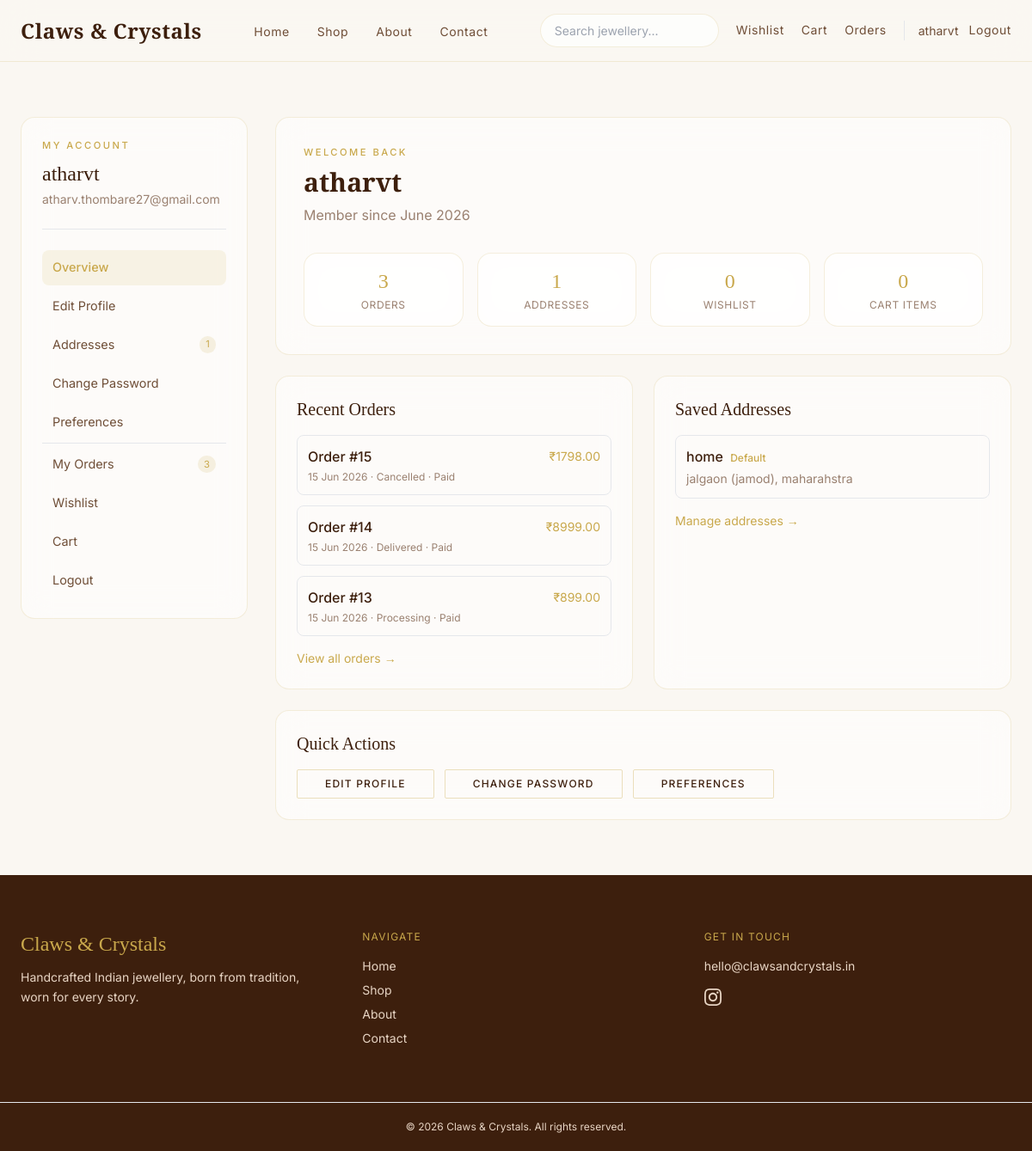
Page /accounts/profile/ (signed in) on the earlier database version.
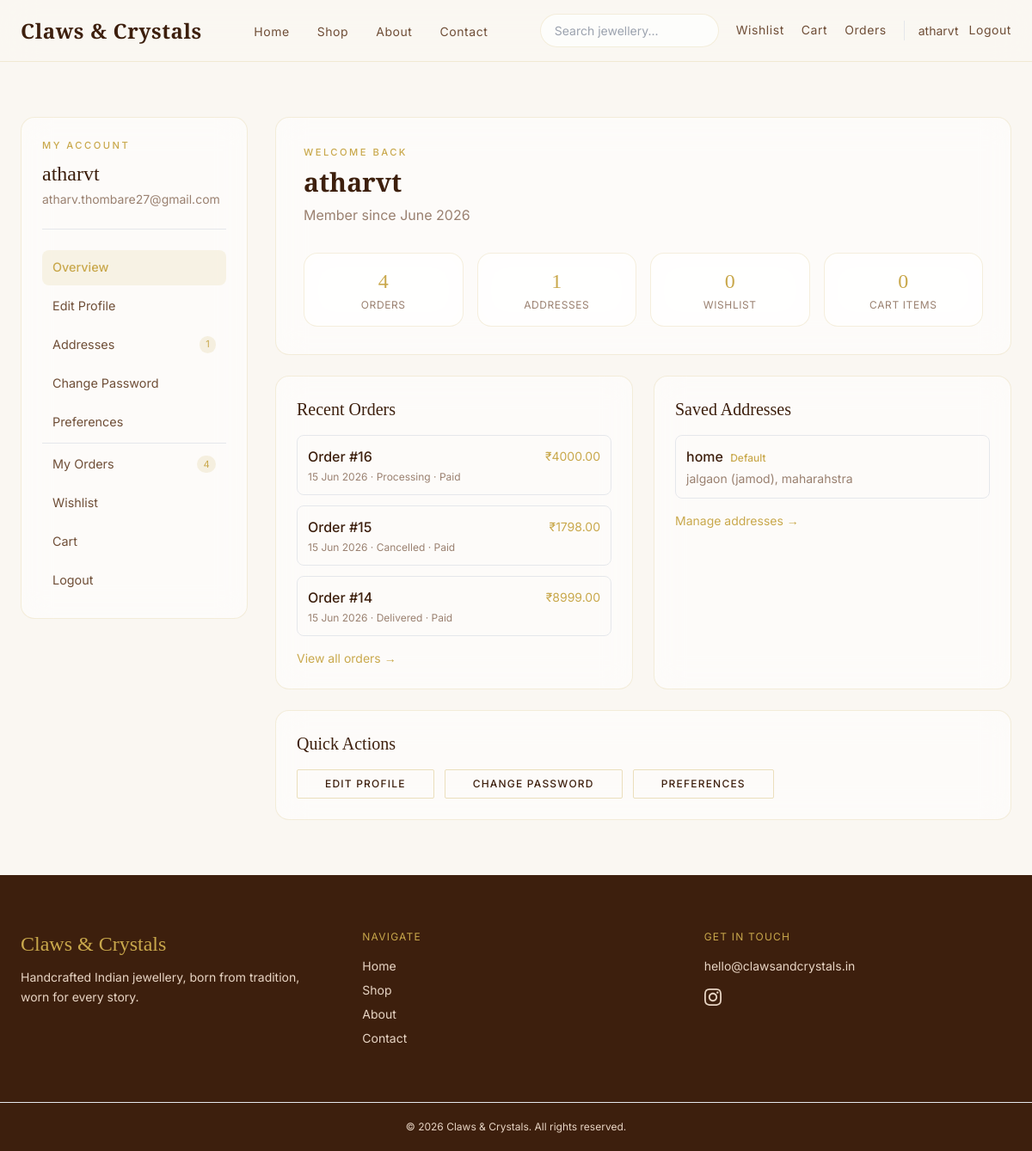
Same page on the later database version.
### orders/models.py (models this page shows, shortened)
class Order(models.Model):
    STATUS_CHOICES = (
        ("pending", "Pending"),
        ("processing", "Processing"),
        ("shipped", "Shipped"),
        ("delivered", "Delivered"),
        ("cancelled", "Cancelled"),
    )
    PAYMENT_STATUS_CHOICES = (
        ("unpaid", "Unpaid"),
        ("paid", "Paid"),
        ("failed", "Failed"),
    )
    user = models.ForeignKey(
        settings.AUTH_USER_MODEL,
        on_delete=models.CASCADE,
        related_name="orders"
    )
    full_name = models.CharField(max_length=255)
    email = models.EmailField()
    phone = models.CharField(max_length=20)
    address = models.TextField()
    city = models.CharField(max_length=100)
    state = models.CharField(max_length=100)
    pincode = models.CharField(max_length=20)
    subtotal_amount = models.DecimalField(max_digits=10, decimal_places=2, default=0)
    discount_amount = models.DecimalField(max_digits=10, decimal_places=2, default=0)
    shipping_amount = models.DecimalField(max_digits=10, decimal_places=2, default=0)
    total_amount = models.DecimalField(
        max_digits=10,
        decimal_places=2
    )
    coupon_code = models.CharField(max_length=50, blank=True)
    applied_coupon = models.ForeignKey(
        "promotions.Coupon",
        on_delete=models.SET_NULL,
        null=True,
        blank=True,
        related_name="orders",
    )
    status = models.CharField(
        max_length=20,
        choices=STATUS_CHOICES,
        default="pending"
    )
    payment_status = models.CharField(
        max_length=20,
        choices=PAYMENT_STATUS_CHOICES,
        default="unpaid"
    )
    razorpay_order_id = models.CharField(
        max_length=255,
        unique=True,
        blank=True,
        null=True
    )
    razorpay_payment_id = models.CharField(
        max_length=255,
        blank=True
    )
    razorpay_signature = models.CharField(
        max_length=255,
        blank=True
    )
    paid_at = models.DateTimeField(
        blank=True,
        null=True
    )
    created_at = models.DateTimeField(
        auto_now_add=True
    )

### accounts/models.py (models this page shows, shortened)
class ShippingAddress(models.Model):
    user = models.ForeignKey(
        settings.AUTH_USER_MODEL,
        on_delete=models.CASCADE,
        related_name="shipping_addresses",
    )
    label = models.CharField(max_length=50, default="Home")
    full_name = models.CharField(max_length=255)
    email = models.EmailField()
    phone = models.CharField(max_length=20)
    address = models.TextField()
    city = models.CharField(max_length=100)
    state = models.CharField(max_length=100)
    pincode = models.CharField(max_length=20)
    is_default = models.BooleanField(default=False)
    created_at = models.DateTimeField(auto_now_add=True)
    class Meta:
        ordering = ["-is_default", "-created_at"]

### accounts/profile_views.py (the view)
# urls.py: path("profile/", profile_dashboard, name="profile"),
@login_required
def profile_dashboard(request):
    user = request.user
    profile = _get_profile(user)
    recent_orders = Order.objects.filter(user=user).order_by("-created_at")[:3]
    recent_orders_data = [
        {
            "order": order,
            "reviewable_items": get_reviewable_items_for_order(user, order),
        }
        for order in recent_orders
    ]
    addresses = ShippingAddress.objects.filter(user=user)[:2]
    context = {
        **_profile_context(user, "dashboard"),
        "profile": profile,
        "recent_orders_data": recent_orders_data,
        "addresses": addresses,
    }
    return render(request, "accounts/profile/dashboard.html", context)

### templates/accounts/profile/dashboard.html (shortened to what this page needs)
{% extends "accounts/profile/base_profile.html" %}
{% block profile_content %}
<div class="space-y-6">
    <div class="glass-card p-6 md:p-8">
        <span class="section-eyebrow">Welcome back</span>
        <h1 class="section-title text-left !text-3xl">
            {% if request.user.first_name %}{{ request.user.first_name }}{% else %}{{ request.user.username }}{% endif %}
        </h1>
        <p class="text-muted mt-2">Member since {{ request.user.date_joined|date:"F Y" }}</p>
        <div class="grid sm:grid-cols-2 lg:grid-cols-4 gap-4 mt-8">
            <div class="glass-card p-4 text-center">
                <p class="text-2xl font-serif text-gold">{{ order_count }}</p>
                <p class="text-xs uppercase tracking-wider text-muted mt-1">Orders</p>
            </div>
            <div class="glass-card p-4 text-center">
                <p class="text-2xl font-serif text-gold">{{ address_count }}</p>
                <p class="text-xs uppercase tracking-wider text-muted mt-1">Addresses</p>
            </div>
            <div class="glass-card p-4 text-center">
                <p class="text-2xl font-serif text-gold">{{ wishlist_count }}</p>
                <p class="text-xs uppercase tracking-wider text-muted mt-1">Wishlist</p>
            </div>
            <div class="glass-card p-4 text-center">
                <p class="text-2xl font-serif text-gold">{{ cart_count }}</p>
                <p class="text-xs uppercase tracking-wider text-muted mt-1">Cart Items</p>
            </div>
        </div>
    </div>
    <div class="grid md:grid-cols-2 gap-6">
        <div class="glass-card p-6">
            <h2 class="font-serif text-xl text-brown mb-4">Recent Orders</h2>
            {% if recent_orders_data %}
            <div class="space-y-3">
                {% for entry in recent_orders_data %}
                {% with order=entry.order reviewable_items=entry.reviewable_items %}
                <div class="p-3 rounded-lg border border-gold/10 hover:border-gold/30 transition-colors">
                    <a href="{% url 'order_detail' order.id %}" class="block">
                        <div class="flex justify-between items-center">
                            <span class="text-brown font-medium">Order #{{ order.id }}</span>
                            <span class="text-gold text-sm">₹{{ order.total_amount }}</span>
                        </div>
                        <p class="text-xs text-muted mt-1">
                            {{ order.created_at|date:"d M Y" }} · {{ order.get_status_display }} · {{ order.get_payment_status_display }}
                        </p>
                    </a>
                </div>
                {% endwith %}
                {% endfor %}
            </div>
            <a href="{% url 'my_orders' %}" class="inline-block text-sm text-gold mt-4 hover:underline">View all orders →</a>
            {% else %}
            <p class="text-muted text-sm">No orders yet.</p>
            <a href="{% url 'product_list' %}" class="btn-primary mt-4 !text-xs !py-2">Start Shopping</a>
            {% endif %}
        </div>
        <div class="glass-card p-6">
            <h2 class="font-serif text-xl text-brown mb-4">Saved Addresses</h2>
            {% if addresses %}
            <div class="space-y-3">
                {% for address in addresses %}
                <div class="p-3 rounded-lg border border-gold/10">
                    <p class="font-medium text-brown">
                        {{ address.label }}
                        {% if address.is_default %}<span class="text-xs text-gold ml-1">Default</span>{% endif %}
                    </p>
                    <p class="text-sm text-muted mt-1">{{ address.city }}, {{ address.state }}</p>
                </div>
                {% endfor %}
            </div>
            <a href="{% url 'profile_addresses' %}" class="inline-block text-sm text-gold mt-4 hover:underline">Manage addresses →</a>
            {% else %}
            <p class="text-muted text-sm">No saved addresses yet.</p>
            <a href="{% url 'profile_address_add' %}" class="btn-primary mt-4 !text-xs !py-2">Add Address</a>
            {% endif %}
        </div>
    </div>
    <div class="glass-card p-6">
        <h2 class="font-serif text-xl text-brown mb-4">Quick Actions</h2>
        <div class="flex flex-wrap gap-3">
            <a href="{% url 'profile_edit' %}" class="btn-secondary !text-xs !py-2">Edit Profile</a>
            <a href="{% url 'profile_password' %}" class="btn-secondary !text-xs !py-2">Change Password</a>
            <a href="{% url 'profile_settings' %}" class="btn-secondary !text-xs !py-2">Preferences</a>
        </div>
    </div>
</div>
{% endblock %}

### templates/accounts/profile/base_profile.html
{% extends "base.html" %}
{% block content %}
<section class="page-section px-6">
    <div class="max-w-6xl mx-auto">
        <div class="grid lg:grid-cols-4 gap-8">
            {% include "accounts/partials/profile_sidebar.html" %}
            <div class="lg:col-span-3">
                {% block profile_content %}{% endblock %}
            </div>
        </div>
    </div>
</section>
{% endblock %}

### templates/base.html (shortened to what this page needs)
{% load static %}
<!DOCTYPE html>
<html lang="en">
<head>
    <link rel="stylesheet" href="{% static 'css/design-tokens.css' %}">
    <link rel="stylesheet" href="{% static 'css/tailwind.css' %}">
    <link rel="stylesheet" href="{% static 'css/style.css' %}">
</head>
<body class="bg-ivory text-brown font-sans antialiased min-h-screen flex flex-col">
    {% include 'partials/navbar.html' %}
    <main id="main-content" class="flex-1">
        {% block content %}{% endblock %}
    </main>
    {% include 'partials/footer.html' %}
</body>
</html>

### templates/partials/navbar.html (shortened to what this page needs)
<nav class="site-nav sticky top-0 z-50" id="site-nav" aria-label="Main navigation">
    <div class="page-container py-4">
        <div class="flex items-center justify-between gap-4">
            <a href="/"
                class="font-serif text-2xl font-semibold tracking-wide text-brown hover:text-gold transition-colors shrink-0">
                Claws &amp; Crystals
            </a>
            <ul class="hidden lg:flex items-center gap-8">
                <li><a href="/" class="nav-link">Home</a></li>
                <li><a href="{% url 'product_list' %}" class="nav-link">Shop</a></li>
                <li><a href="{% url 'about' %}" class="nav-link">About</a></li>
                <li><a href="{% url 'contact' %}" class="nav-link">Contact</a></li>
            </ul>
            <div class="hidden lg:flex items-center gap-5">
                <div class="relative" data-search-wrapper>
                    <form method="GET" action="{% url 'product_list' %}" role="search">
                        <input type="text" name="q" placeholder="Search jewellery..."
                            value="{{ request.GET.q }}" class="search-input"
                            data-search-input
                            role="combobox"
                            aria-label="Search products"
                            aria-expanded="false"
                            aria-autocomplete="list"
                            autocomplete="off">
                    </form>
                </div>
                <a href="{% url 'wishlist' %}" class="nav-link flex items-center gap-2">
                    Wishlist
                </a>
                <a href="{% url 'cart' %}" class="nav-link flex items-center gap-2">
                    Cart
                </a>
                <a href="{% url 'my_orders' %}" class="nav-link">Orders</a>
                {% if request.user.is_authenticated %}
                <div class="flex items-center gap-3 pl-4 border-l border-gold/20">
                    <a href="{% url 'profile' %}" class="text-sm text-brown-mid hover:text-gold transition-colors">
                        {{ request.user.username }}
                    </a>
                    <a href="{% url 'logout' %}" class="nav-link">Logout</a>
                </div>
                {% else %}
                <div class="flex items-center gap-3 pl-4 border-l border-gold/20">
                    <a href="{% url 'login' %}" class="nav-link">Login</a>
                    <a href="{% url 'register' %}" class="btn-primary !py-2 !px-5 !text-xs">Register</a>
                </div>
                {% endif %}
            </div>
        </div>
    </div>
</nav>

### templates/accounts/partials/profile_sidebar.html (shortened to what this page needs)
<aside class="lg:col-span-1">
    <div class="glass-card p-6 lg:sticky lg:top-28">
        <div class="mb-6 pb-6 border-b border-gold/20">
            <p class="section-eyebrow">My Account</p>
            <h2 class="font-serif text-2xl text-brown">{{ request.user.username }}</h2>
            <p class="text-sm text-muted mt-1">{{ request.user.email }}</p>
        </div>
        <nav class="profile-nav space-y-1">
            <a href="{% url 'profile' %}"
                class="profile-nav__link {% if active_section == 'dashboard' %}is-active{% endif %}">
                Overview
            </a>
            <a href="{% url 'profile_edit' %}"
                class="profile-nav__link {% if active_section == 'edit' %}is-active{% endif %}">
                Edit Profile
            </a>
            <a href="{% url 'profile_addresses' %}"
                class="profile-nav__link {% if active_section == 'addresses' %}is-active{% endif %}">
                Addresses
                {% if address_count %}<span class="profile-nav__badge">{{ address_count }}</span>{% endif %}
            </a>
            <a href="{% url 'profile_password' %}"
                class="profile-nav__link {% if active_section == 'password' %}is-active{% endif %}">
                Change Password
            </a>
            <a href="{% url 'profile_settings' %}"
                class="profile-nav__link {% if active_section == 'settings' %}is-active{% endif %}">
                Preferences
            </a>
            <hr class="border-gold/20 my-3">
            <a href="{% url 'my_orders' %}" class="profile-nav__link">
                My Orders
                {% if order_count %}<span class="profile-nav__badge">{{ order_count }}</span>{% endif %}
            </a>
            <a href="{% url 'wishlist' %}" class="profile-nav__link">
                Wishlist
            </a>
            <a href="{% url 'cart' %}" class="profile-nav__link">
                Cart
            </a>
            <a href="{% url 'logout' %}" class="profile-nav__link text-red-600 hover:!text-red-700">
                Logout
            </a>
        </nav>
    </div>
</aside>

### templates/partials/footer.html (shortened to what this page needs)
<footer class="bg-brown text-blush mt-0">
    <div class="max-w-7xl mx-auto px-6 py-16 grid grid-cols-1 md:grid-cols-3 gap-10">
        <div>
            <p class="font-serif text-2xl text-gold mb-3">Claws &amp; Crystals</p>
            <p class="text-sm leading-relaxed text-blush/70">
                Handcrafted Indian jewellery, born from tradition,<br>
                worn for every story.
            </p>
        </div>
        <div>
            <p class="text-xs uppercase tracking-widest text-gold mb-4">Navigate</p>
            <ul class="space-y-2 text-sm text-blush/80">
                <li><a href="/" class="hover:text-gold transition-colors">Home</a></li>
                <li><a href="{% url 'product_list' %}" class="hover:text-gold transition-colors">Shop</a></li>
                <li><a href="/about/" class="hover:text-gold transition-colors">About</a></li>
                <li><a href="/contact/" class="hover:text-gold transition-colors">Contact</a></li>
            </ul>
        </div>
        <div>
            <p class="text-xs uppercase tracking-widest text-gold mb-4">Get in touch</p>
            <p class="text-sm text-blush/70">hello@clawsandcrystals.in</p>
            <div class="flex gap-4 mt-4">
                <a href="#" aria-label="Instagram" class="text-blush/60 hover:text-gold transition-colors">
                </a>
            </div>
        </div>
    </div>
    <div class="border-t border-blush/10 text-center py-5 text-xs text-blush/40">
        © 2026 Claws &amp; Crystals. All rights reserved.
    </div>
</footer>

Differences in the rows shown:
no longer on this page (row unchanged): Order: order.id "13", order.total_amount "899.00", order.created_at "15 Jun 2026", order.status "Processing", order.payment_status "Paid"
added Order: order.id "16", order.total_amount "4000.00", order.created_at "15 Jun 2026", order.status "Processing", order.payment_status "Paid"
Other differences:
{{ order_count }}: "3" → "4"
